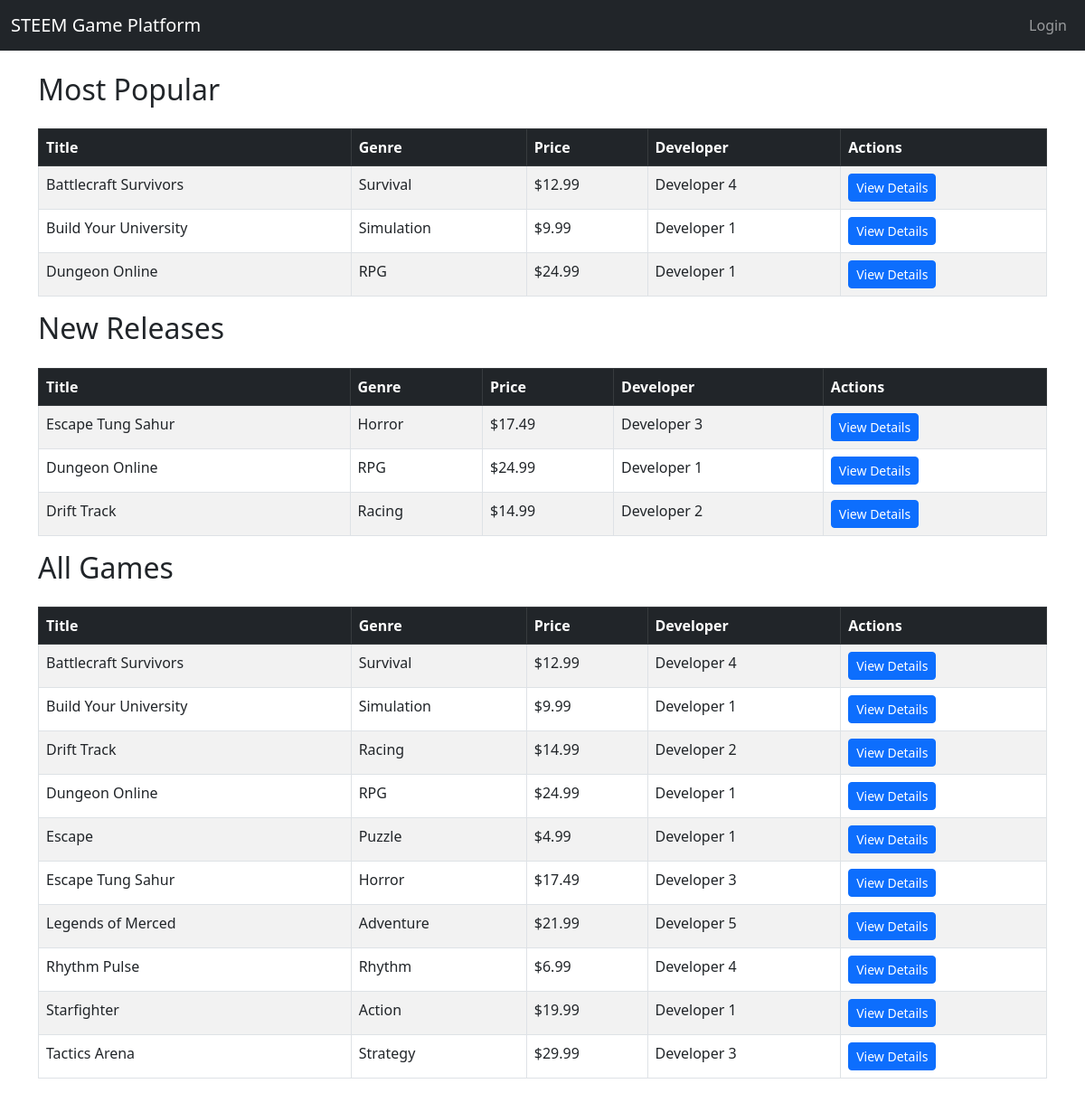
/games, run on the app's committed database.
### tables this page shows
CREATE TABLE Games (
    GameID INTEGER PRIMARY KEY AUTOINCREMENT,
    Title TEXT NOT NULL,
    Genre TEXT,
    ReleaseDate DATE,
    Price REAL CHECK (Price >= 0),
    DeveloperID INTEGER,
    FOREIGN KEY (DeveloperID) REFERENCES Developers(DeveloperID)
);

CREATE TABLE Developers (
    DeveloperID INTEGER PRIMARY KEY AUTOINCREMENT,
    Name TEXT NOT NULL,
    Email TEXT UNIQUE NOT NULL,
    Password TEXT NOT NULL
);

### app.py (the view)
@app.route("/games")
def games():
    db = get_db()
    user_id = session.get("user_id") if session.get("role") == "user" else -1
    best_rated = db.execute("""
        SELECT
            G.*,
            D.Name AS DeveloperName,
            (SELECT 1
            FROM Purchases P
            WHERE P.UserID = ? AND P.GameID = G.GameID
            ) AS UserHasGame,
            CAST(S.StatValue AS REAL) AS AvgRating
        FROM Games G
        LEFT JOIN Developers D
            ON G.DeveloperID = D.DeveloperID
        LEFT JOIN Statistics S
            ON G.GameID = S.GameID
            AND S.StatName = 'AverageRating'
        ORDER BY AvgRating DESC
        LIMIT 3;
        """, (user_id,)).fetchall()
    new_releases = db.execute("""
        SELECT
            G.*,
            D.Name AS DeveloperName,
            (SELECT 1
            FROM Purchases P
            WHERE P.UserID = ? AND P.GameID = G.GameID
            ) AS UserHasGame
        FROM Games G
        LEFT JOIN Developers D
            ON G.DeveloperID = D.DeveloperID
        ORDER BY G.ReleaseDate DESC
        LIMIT 3;
        """, (user_id,)).fetchall()
    rows = db.execute("""
        SELECT
            G.*,
            D.Name AS DeveloperName,
            (SELECT 1 FROM Purchases P WHERE P.UserID=? AND P.GameID=G.GameID) AS UserHasGame
        FROM Games G
        LEFT JOIN Developers D ON G.DeveloperID = D.DeveloperID
        ORDER BY G.Title ASC
    """, (user_id,)).fetchall()
    return render_template("games.html", rows=rows, best_rated=best_rated, new_releases=new_releases)

### app.py (called while the page is built)
def get_db():
    if 'db' not in g:
        g.db = sqlite3.connect(DATABASE)
        g.db.row_factory = sqlite3.Row
    return g.db

### templates/games.html (shortened to what this page needs)
{% extends "layout.html" %}
{% block content %}
<h2 class="mb-4">Most Popular</h2>
<table class="table table-striped table-bordered">
    <thead class="table-dark">
        <tr>
            <th>Title</th>
            <th>Genre</th>
            <th>Price</th>
            <th>Developer</th>
            <th>Actions</th>
        </tr>
    </thead>
    <tbody>
        {% for game in best_rated %}
        <tr>
            <td>{{ game.Title }}</td>
            <td>{{ game.Genre }}</td>
            <td>${{ game.Price }}</td>
            <td>{{ game.DeveloperName }}</td>
            <td>
                <a href="{{ url_for('game_details', game_id=game.GameID) }}"
                   class="btn btn-sm btn-primary">
                    View Details
                </a>
            </td>
        </tr>
        {% endfor %}
    </tbody>
</table>
<h2 class="mb-4">New Releases</h2>
<table class="table table-striped table-bordered">
    <thead class="table-dark">
        <tr>
            <th>Title</th>
            <th>Genre</th>
            <th>Price</th>
            <th>Developer</th>
            <th>Actions</th>
        </tr>
    </thead>
    <tbody>
        {% for game in new_releases %}
        <tr>
            <td>{{ game.Title }}</td>
            <td>{{ game.Genre }}</td>
            <td>${{ game.Price }}</td>
            <td>{{ game.DeveloperName }}</td>
            <td>
                <a href="{{ url_for('game_details', game_id=game.GameID) }}"
                   class="btn btn-sm btn-primary">
                    View Details
                </a>
            </td>
        </tr>
        {% endfor %}
    </tbody>
</table>
<h2 class="mb-4">All Games</h2>
<table class="table table-striped table-bordered">
    <thead class="table-dark">
        <tr>
            <th>Title</th>
            <th>Genre</th>
            <th>Price</th>
            <th>Developer</th>
            <th>Actions</th>
        </tr>
    </thead>
    <tbody>
        {% for game in rows %}
        <tr>
            <td>{{ game.Title }}</td>
            <td>{{ game.Genre }}</td>
            <td>${{ game.Price }}</td>
            <td>{{ game.DeveloperName }}</td>
            <td>
                <a href="{{ url_for('game_details', game_id=game.GameID) }}"
                   class="btn btn-sm btn-primary">
                    View Details
                </a>
            </td>
        </tr>
        {% endfor %}
    </tbody>
</table>
{% endblock %}

### templates/layout.html (shortened to what this page needs)
<!DOCTYPE html>
<html lang="en">
<head>
    <link href="https://cdn.jsdelivr.net/npm/bootstrap@5.3.0/dist/css/bootstrap.min.css" rel="stylesheet">
</head>
<body>
    <nav class="navbar navbar-expand-lg navbar-dark bg-dark mb-4">
        <div class="container-fluid">
            {% if session.get('role') == 'admin' %}
                <a class="navbar-brand" href="{{ url_for('admin_dashboard') }}">
                    STEEM Game Management System
                </a>
            {% elif session.get('role') == 'developer' %}
                <a class="navbar-brand" href="{{ url_for('developer_dashboard') }}">
                    STEEM Game Platform
                </a>
            {% elif session.get('role') == 'user' %}
                <a class="navbar-brand" href="{{ url_for('user_dashboard') }}">
                    STEEM Game Platform
                </a>
            {% else %}
                <a class="navbar-brand" href="{{ url_for('login') }}">
                    STEEM Game Platform
                </a>
            {% endif %}
            <div class="collapse navbar-collapse" id="navbarNav">
                <ul class="navbar-nav ms-auto">
                    {% if session.get('role') == 'admin' %}
                        <li class="nav-item">
                            <a class="nav-link" href="{{ url_for('admin_dashboard') }}">Admin Dashboard</a>
                        </li>
                        <li class="nav-item">
                            <a class="nav-link" href="{{ url_for('query') }}">SQL</a>
                        </li>
                        <li class="nav-item">
                            <a class="nav-link" href="{{ url_for('forums') }}">Forums</a>
                        </li>
                    {% else %}
                        <li class="nav-item">
                            <a class="nav-link" href="{{ url_for('login') }}">Login</a>
                        </li>
                    {% endif %}
                </ul>
            </div>
        </div>
    </nav>
    <div class="container">
        {% block content %}
        {% endblock %}
    </div>
</body>
</html>

### data on the page
Games: Title "Battlecraft Survivors", Genre "Survival", Price "12.99", DeveloperName "Developer 4"
Games: Title "Build Your University", Genre "Simulation", Price "9.99", DeveloperName "Developer 1"
Games: Title "Dungeon Online", Genre "RPG", Price "24.99", DeveloperName "Developer 1"
Games: Title "Escape Tung Sahur", Genre "Horror", Price "17.49", DeveloperName "Developer 3"
Games: Title "Drift Track", Genre "Racing", Price "14.99", DeveloperName "Developer 2"
Games: Title "Escape", Genre "Puzzle", Price "4.99", DeveloperName "Developer 1"
Games: Title "Legends of Merced", Genre "Adventure", Price "21.99", DeveloperName "Developer 5"
Games: Title "Rhythm Pulse", Genre "Rhythm", Price "6.99", DeveloperName "Developer 4"
Games: Title "Starfighter", Genre "Action", Price "19.99", DeveloperName "Developer 1"
Games: Title "Tactics Arena", Genre "Strategy", Price "29.99", DeveloperName "Developer 3"
